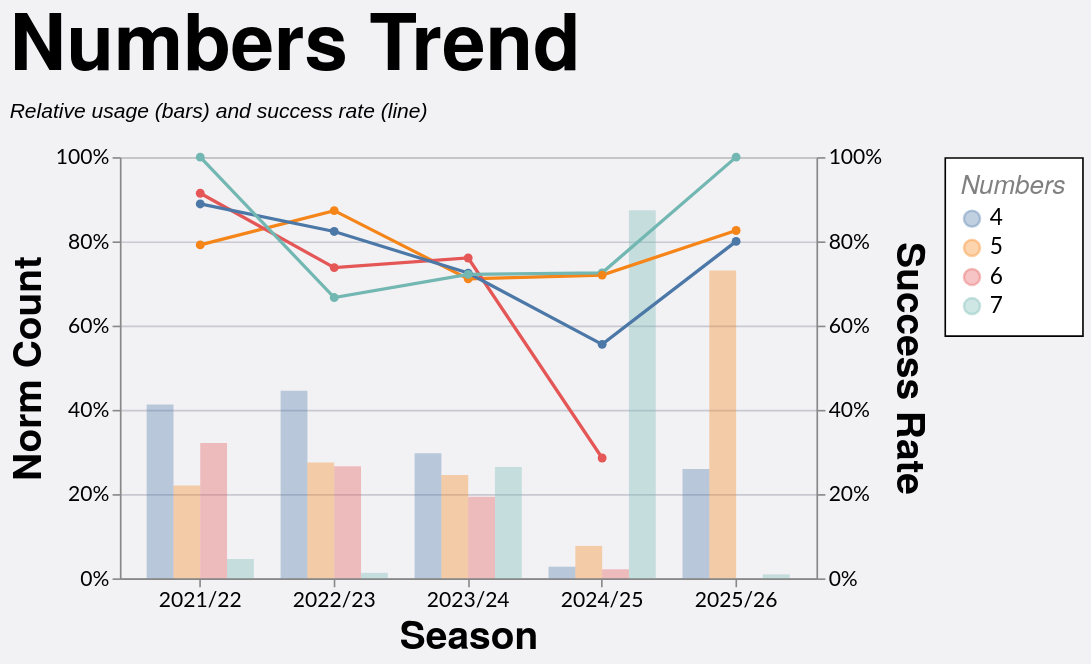

Write a Vega-Lite specification for this figure.
### Vega-Lite specification from a JSON file in a GitHub repository (floating-point values rounded to 4 significant figures; data arrays with more than 128 entries replaced by an {"elided": "..."} marker saying what was removed)
{"config": {"axis": {"labelFont": "Lato, sans-serif", "titleFont": "PT Sans Narrow, Helvetica Neue, Helvetica, Arial, sans-serif", "labelFontSize": 13, "titleFontSize": 24, "gridColor": "#202947", "gridOpacity": 0.2}, "header": {"labelFont": "PT Sans Narrow, Helvetica Neue, Helvetica, Arial, sans-serif", "titleFont": "PT Sans Narrow, Helvetica Neue, Helvetica, Arial, sans-serif", "labelFontSize": 24, "titleFontSize": 28, "labelFontWeight": "bold", "orient": "left"}, "legend": {"labelFont": "Lato, sans-serif", "titleFont": "PT Sans Narrow, Helvetica Neue, Helvetica, Arial, sans-serif", "labelFontSize": 14, "titleFontSize": 16, "titlePadding": 5, "fillColor": "white", "strokeColor": "black", "padding": 10, "titleFontWeight": "lighter", "titleFontStyle": "italic", "titleColor": "gray", "offset": 10}, "title": {"font": "PT Sans Narrow, Helvetica Neue, Helvetica, Arial, sans-serif", "fontSize": 48, "fontWeight": "bold", "anchor": "start", "align": "center", "titlePadding": 20, "subtitlePadding": 10, "subtitleFontSize": 13, "subtitleColor": "", "subtitleFontStyle": "italic", "offset": 15, "color": "black"}, "axisX": {"labelAngle": 0}, "facet": {"title": null, "header": null, "align": {"row": "each", "column": "each"}}, "resolve": {"scale": {"y": "independent", "facet": "independent"}}, "background": "#f2f1f4"}, "layer": [{"mark": {"type": "bar", "opacity": 0.35}, "encoding": {"color": {"field": "numbers", "sort": ["4", "5", "6", "7"], "title": "Numbers", "type": "nominal"}, "tooltip": [{"field": "season", "title": "Season", "type": "nominal"}, {"field": "numbers", "title": "Numbers", "type": "nominal"}, {"field": "won", "format": ",.0f", "title": "Won", "type": "quantitative"}, {"field": "attempts", "format": ",.0f", "title": "Attempts", "type": "quantitative"}, {"field": "norm_count", "format": ".1%", "title": "Norm Count", "type": "quantitative"}, {"field": "success_rate", "format": ".1%", "title": "Success Rate", "type": "quantitative"}], "x": {"field": "season", "sort": ["2021/22", "2022/23", "2023/24", "2024/25", "2025/26"], "title": "Season", "type": "nominal"}, "xOffset": {"field": "numbers", "sort": ["4", "5", "6", "7"], "type": "nominal"}, "y": {"axis": {"format": "%", "orient": "left"}, "field": "norm_count", "scale": {"domain": [0, 1]}, "title": "Norm Count", "type": "quantitative"}}, "transform": [{"filter": "(loSquad == 'All' || datum.squad == loSquad) && (loGameType == 'All' || (loGameType == 'League + Cup' && (datum.game_type == 'League' || datum.game_type == 'Cup')) || (loGameType == 'League only' && datum.game_type == 'League') || datum.game_type == loGameType) && (loOpposition == 'All' || datum.opposition == loOpposition) && (loThrower == 'All' || datum.thrower == loThrower) && (loJumper == 'All' || datum.jumper == loJumper) && (loArea == 'All' || datum.area == loArea) && (loNumbers == 'All' || datum.numbers == loNumbers) && (loCallType == 'All' || datum.call_type == loCallType)"}, {"aggregate": [{"op": "count", "as": "attempts"}, {"op": "sum", "field": "won", "as": "won"}], "groupby": ["season", "numbers"]}, {"joinaggregate": [{"op": "sum", "field": "attempts", "as": "season_attempts"}], "groupby": ["season"]}, {"calculate": "datum.attempts / datum.season_attempts", "as": "norm_count"}, {"calculate": "datum.won / datum.attempts", "as": "success_rate"}]}, {"mark": {"type": "line", "point": true, "strokeWidth": 2}, "encoding": {"color": {"field": "numbers", "sort": ["4", "5", "6", "7"], "title": "Numbers", "type": "nominal"}, "detail": {"field": "numbers", "type": "nominal"}, "tooltip": [{"field": "season", "title": "Season", "type": "nominal"}, {"field": "numbers", "title": "Numbers", "type": "nominal"}, {"field": "won", "format": ",.0f", "title": "Won", "type": "quantitative"}, {"field": "attempts", "format": ",.0f", "title": "Attempts", "type": "quantitative"}, {"field": "norm_count", "format": ".1%", "title": "Norm Count", "type": "quantitative"}, {"field": "success_rate", "format": ".1%", "title": "Success Rate", "type": "quantitative"}], "x": {"field": "season", "sort": ["2021/22", "2022/23", "2023/24", "2024/25", "2025/26"], "title": "Season", "type": "nominal"}, "y": {"axis": {"format": "%", "orient": "right"}, "field": "success_rate", "scale": {"domain": [0, 1]}, "title": "Success Rate", "type": "quantitative"}}, "transform": [{"filter": "(loSquad == 'All' || datum.squad == loSquad) && (loGameType == 'All' || (loGameType == 'League + Cup' && (datum.game_type == 'League' || datum.game_type == 'Cup')) || (loGameType == 'League only' && datum.game_type == 'League') || datum.game_type == loGameType) && (loOpposition == 'All' || datum.opposition == loOpposition) && (loThrower == 'All' || datum.thrower == loThrower) && (loJumper == 'All' || datum.jumper == loJumper) && (loArea == 'All' || datum.area == loArea) && (loNumbers == 'All' || datum.numbers == loNumbers) && (loCallType == 'All' || datum.call_type == loCallType)"}, {"aggregate": [{"op": "count", "as": "attempts"}, {"op": "sum", "field": "won", "as": "won"}], "groupby": ["season", "numbers"]}, {"joinaggregate": [{"op": "sum", "field": "attempts", "as": "season_attempts"}], "groupby": ["season"]}, {"calculate": "datum.attempts / datum.season_attempts", "as": "norm_count"}, {"calculate": "datum.won / datum.attempts", "as": "success_rate"}]}], "data": {"name": "data-97c2c564e8a0cdaee3730a92991522ed"}, "height": 260, "params": [{"name": "loSquad", "value": "All"}, {"name": "loSeason", "value": "All"}, {"name": "loGameType", "value": "All"}, {"name": "loOpposition", "value": "All"}, {"name": "loThrower", "value": "All"}, {"name": "loJumper", "value": "All"}, {"name": "loArea", "value": "All"}, {"name": "loNumbers", "value": "All"}, {"name": "loCallType", "value": "All"}], "resolve": {"scale": {"y": "independent"}}, "title": {"text": "Numbers Trend", "subtitle": "Relative usage (bars) and success rate (line)"}, "width": 430, "$schema": "https://vega.github.io/schema/vega-lite/v5.20.1.json", "datasets": {"data-97c2c564e8a0cdaee3730a92991522ed": {"elided": "1242 records"}}}
